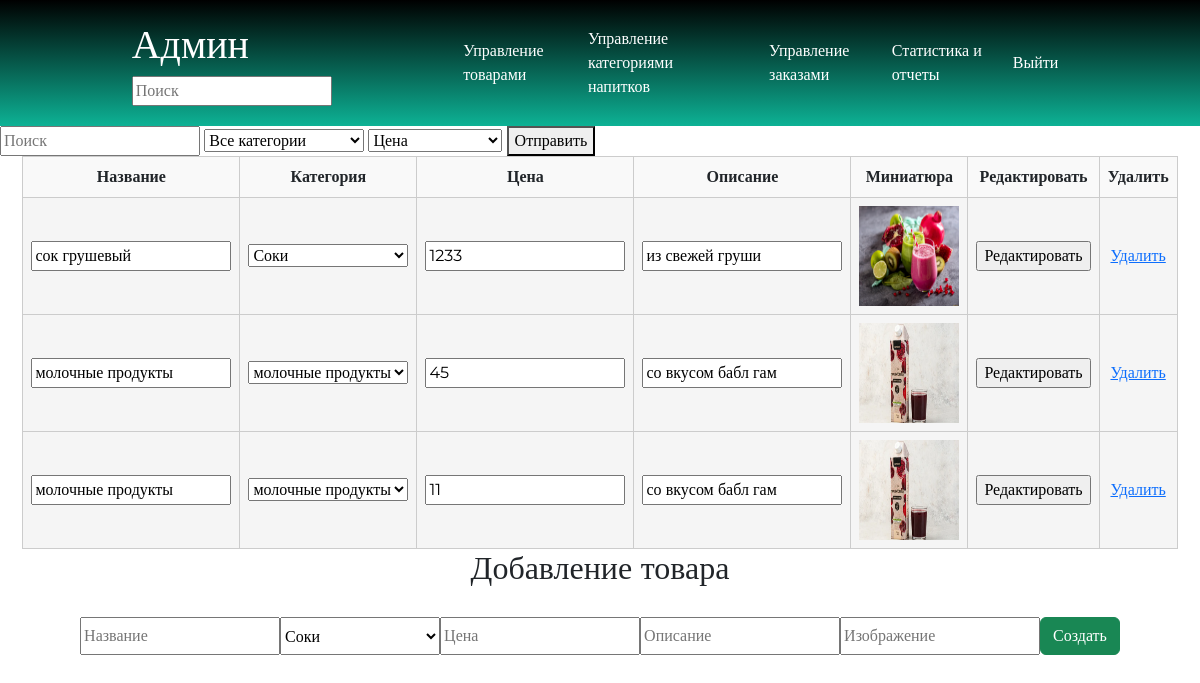
Page /barshik/admin/newTovar.php on the committed database.
### tables this page shows
CREATE TABLE `Product` (
  `Id_product` int(11) NOT NULL,
  `Name` varchar(50) NOT NULL,
  `Description` varchar(100) NOT NULL,
  `Category_id` int(11) NOT NULL,
  `Price` decimal(10,0) NOT NULL,
  `Image` varchar(50) NOT NULL
);

CREATE TABLE `Category` (
  `Category_id` int(11) NOT NULL,
  `Name` varchar(50) NOT NULL
);

### barshik/admin/newTovar.php (the view, shortened to what this page needs)
<?php
include "../connect.php";
$query = "SELECT * FROM Product";
$result = mysqli_query($con, $query);
$result1 = mysqli_fetch_all($result);
$category = "SELECT * FROM Category";
$categoryResult = mysqli_fetch_all(mysqli_query($con, $category));
?>
<!DOCTYPE html>
<html lang="en">
<head>
    <link href="https://cdn.jsdelivr.net/npm/bootstrap@5.3.2/dist/css/bootstrap.min.css" rel="stylesheet">
    <link rel="stylesheet" href="style.css">
</head>
<body>
    <header>
        <nav class="nav">
            <div class="index">
                <h1 class="index_">Админ</h1>
                <form id="search" action="/">
                    <input type="search" name="search" id="searchText" placeholder="Поиск">
                </form>
            </div>
            <div class="cart_account">
                <a href="newTovar.php">Управление товарами</a>
                <a href="categoryTovar.php">Управление категориями напитков</a>
                <a href="orderManagement.php">Управление заказами</a>
                <a href="Panel-admin5.php">Статистика и отчеты</a>
                <a href="/logout.php">Выйти</a>
            </div>
        </nav>
    </header>
    <div class="filter-products">
        <form method="get">
            <input type="text" placeholder="Поиск" name="search" <?php if (!empty($_GET["search"])) { echo "value=" . $_GET["search"]; } ?>>
            <select name="filter" id="">
                <option value="" <?php if (isset($_GET["filter"]) && empty($_GET["filter"])) { echo " selected"; } ?>>Все категории</option>
            </select>
            <select name="sort" id="">
                <option value="" <?php if (isset($_GET["sort"]) && empty($_GET["sort"])) { echo " selected"; } ?>>Цена</option>
            </select>
            <button name="search">Отправить</button>
            </form>
            <div class="container">
                <div class="products">
                    <table>
                        <tr>
                            <th>Название</th>
                            <th>Категория</th>
                            <th>Цена</th>
                <th>Описание</th>
                <th>Миниатюра</th>
                <th>Редактировать</th>
                <th>Удалить</th>
            </tr>
            <form action="product_update.php" method="post">
            <?php foreach ($result1 as $item):?>
            <tr>
                <td > <input type="text" name="Name" value="<?=$item[1]?>"></td>
                <td>
                            <select name="Categ">
                                <?php foreach ($categoryResult as $categoryItem): ?>
                                    <option value="<?=$categoryItem[0]?>" <?= $categoryItem[0] == $item[3] ? 'selected' : '' ?>>
                                        <?=$categoryItem[1]?>
                                    </option>
                                <?php endforeach; ?>
                            </select>
                        </td>
                <td > <input type="text" name="Price" value="<?=$item[4]?>"></td>
                <td > <input type="text" name="Descr" value="<?=$item[2]?>"></td>
                <td><img src="../images/<?=$item[5]?>" alt="" class="img-product-admin"></td>
                <td><input type="submit" value="Редактировать"></td>
                </form>
                <td><a href='product-delete.php?item=<?= $item[0]?>'>Удалить</a></td>
            </tr>
            <?php endforeach;?>
        </table>
    </div>
    <div>
    <h2 class="edit-tovar">Добавление товара</h2>
        <form action="newTovar_db.php" class="adding" method="POST" >
            <input type="text" name="Name" id="" placeholder="Название">
            <select name="Categ" id="category">
            <?php foreach ($categoryResult as $item) { ?>
                <option value='<?= $item[0] ?>'><?php echo $item[1]; ?></option>
            <?php } ?>
        </select>
            <input type="text" name="Price" id="" placeholder="Цена">
            <input type="text" name="Descr" id="" placeholder="Описание">
            <input type="text" name="Image" id="" placeholder="Изображение">
            <button type="submit" class="btn btn-success" value="Создать">Создать</button>
        </form>
    </div>
</div>
</body>
</html>

### barshik/admin/style.css (style rules this page uses)
* { margin: 0; }
body { font-family: Montserrat; margin: 0; padding: 0; }
header { background: linear-gradient(rgb(0, 0, 0), #0DB295); display: flex; justify-content: space-evenly; align-items: center; height: 126px; }
h1 { color: white; }
nav a { text-decoration: none; color: rgb(255, 255, 255); }
nav { padding: 10px; width: 100%; display: flex; justify-content: center; }
.nav { display: flex; justify-content: space-evenly; }
.cart_account { gap: 30px; width: 50%; display: flex; justify-content: flex-end; align-items: center; }
.products { display: flex; justify-content: center; }
.adding { margin-top: 30px; display: flex; justify-content: center; }
th { width: 200px; padding: 10px; }
td { width: 200px; padding: 10px; }
table { width: 100%; border-collapse: collapse; }
th, td { border: 1px solid #ccc; padding: 8px; text-align: center; }
th { background-color: #f9f9f9; }
tr:nth-child(even) { background-color: #f5f5f5; }
.img-product-admin { width: 100px; height: 100px; }
.edit-tovar { text-align: center; }
.container { display: flex; flex-direction: column; justify-content: center; }

### rows in the picture
product: Name "сок грушевый", Categ "Соки", Price "1233", Descr "из свежей груши", Image (picture)
product: Name "молочные продукты", Categ "молочные продукты", Price "45", Descr "со вкусом бабл гам", Image (picture)
product: Name "молочные продукты", Categ "молочные продукты", Price "11", Descr "со вкусом бабл гам", Image (picture)

### other values in the picture
form field Categ "Соки"
